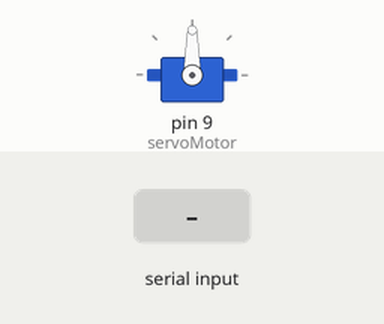
A sketch run on a simulated Arduino Uno, built with avr-gcc and run on an emulated ATmega328P. On the bench: servo. The inputs (shaded band) are chosen by the test bench.

Above: at 1.2 s.
1.3 s: "1" received over Serial
At 2.1 s:
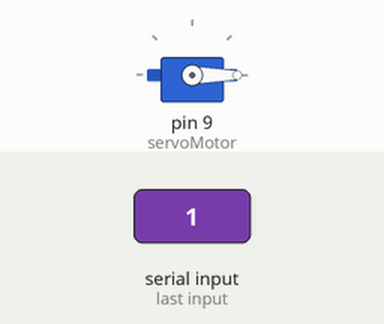
Timing chart, 0 to 4.8 s (numbered marks = the images above; inputs shaded):
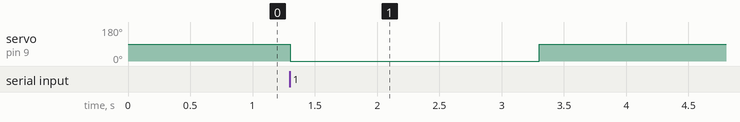

Measured:
- after the input at 1.3 s, servo on pin 9 (servoMotor): 90° → 0° at once, → 90° 2.0 s later

The sketch:

servo.ino
```cpp
#include <Servo.h>

Servo servoMotor;  // Create a servo object

void setup() {
  Serial.begin(9600);  // Set up serial communication
  servoMotor.attach(9);  // Attach the servo to pin 9
}

void loop() {
// In the Arduino loop
if (Serial.available() > 0) {
  char receivedChar = Serial.read();  // Read the incoming data
  if (receivedChar == '1') {
    // Move the servo to position 1
    servoMotor.write(0);
    delay(2000);
    // Reset the servo position
    servoMotor.write(90);  // Adjust the angle as needed
  } else if (receivedChar == '2') {
    // Move the servo to a neutral position or the initial position
    servoMotor.write(90);  // Adjust the angle as needed
    delay(500);
  }
  // Clear the serial buffer
  while (Serial.available() > 0) {
    Serial.read();
  }
}
}
```
